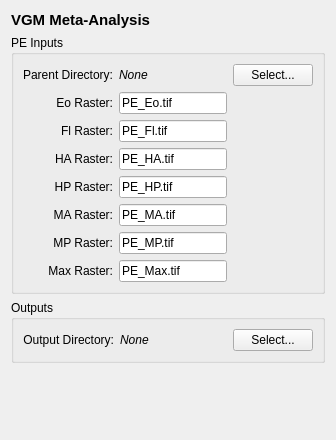
      <widget class="QWidget" name="vgmPage">
       <layout class="QVBoxLayout" name="verticalLayout_5">
        <item>
         <widget class="QLabel" name="label_30">
          <property name="font">
           <font>
            <pointsize>11</pointsize>
            <bold>true</bold>
           </font>
          </property>
          <property name="text">
           <string>VGM Meta-Analysis</string>
          </property>
         </widget>
        </item>
        <item>
         <widget class="QGroupBox" name="groupBox_5">
          <property name="title">
           <string>PE Inputs</string>
          </property>
          <layout class="QGridLayout" name="gridLayout_5">
           <item row="0" column="0">
            <widget class="QLabel" name="label_24">
             <property name="text">
              <string>Parent Directory:</string>
             </property>
             <property name="alignment">
              <set>Qt::AlignRight|Qt::AlignTrailing|Qt::AlignVCenter</set>
             </property>
            </widget>
           </item>
           <item row="0" column="1">
            <widget class="ElideLabel" name="indexDirLbl_2">
             <property name="font">
              <font>
               <italic>true</italic>
              </font>
             </property>
             <property name="text">
              <string>None</string>
             </property>
            </widget>
           </item>
           <item row="0" column="2">
            <widget class="QPushButton" name="inputDirButton_2">
             <property name="sizePolicy">
              <sizepolicy hsizetype="Preferred" vsizetype="Fixed">
               <horstretch>0</horstretch>
               <verstretch>0</verstretch>
              </sizepolicy>
             </property>
             <property name="text">
              <string>Select...</string>
             </property>
            </widget>
           </item>
           <item row="1" column="0">
            <widget class="QLabel" name="label_23">
             <property name="text">
              <string>Eo Raster:</string>
             </property>
             <property name="alignment">
              <set>Qt::AlignRight|Qt::AlignTrailing|Qt::AlignVCenter</set>
             </property>
             <property name="indent">
              <number>-1</number>
             </property>
            </widget>
           </item>
           <item row="1" column="1">
            <widget class="QLineEdit" name="ldIndField_2">
             <property name="sizePolicy">
              <sizepolicy hsizetype="Expanding" vsizetype="Fixed">
               <horstretch>0</horstretch>
               <verstretch>0</verstretch>
              </sizepolicy>
             </property>
             <property name="text">
              <string>PE_Eo.tif</string>
             </property>
            </widget>
           </item>
           <item row="2" column="0">
            <widget class="QLabel" name="label_21">
             <property name="text">
              <string>Fl Raster:</string>
             </property>
             <property name="alignment">
              <set>Qt::AlignRight|Qt::AlignTrailing|Qt::AlignVCenter</set>
             </property>
             <property name="indent">
              <number>-1</number>
             </property>
            </widget>
           </item>
           <item row="2" column="1">
            <widget class="QLineEdit" name="lgIndField_2">
             <property name="sizePolicy">
              <sizepolicy hsizetype="Expanding" vsizetype="Fixed">
               <horstretch>0</horstretch>
               <verstretch>0</verstretch>
              </sizepolicy>
             </property>
             <property name="text">
              <string>PE_Fl.tif</string>
             </property>
            </widget>
           </item>
           <item row="3" column="0">
            <widget class="QLabel" name="label_22">
             <property name="text">
              <string>HA Raster:</string>
             </property>
             <property name="alignment">
              <set>Qt::AlignRight|Qt::AlignTrailing|Qt::AlignVCenter</set>
             </property>
             <property name="indent">
              <number>-1</number>
             </property>
            </widget>
           </item>
           <item row="3" column="1">
            <widget class="QLineEdit" name="sdIndField_2">
             <property name="sizePolicy">
              <sizepolicy hsizetype="Expanding" vsizetype="Fixed">
               <horstretch>0</horstretch>
               <verstretch>0</verstretch>
              </sizepolicy>
             </property>
             <property name="text">
              <string>PE_HA.tif</string>
             </property>
            </widget>
           </item>
           <item row="4" column="0">
            <widget class="QLabel" name="label_25">
             <property name="text">
              <string>HP Raster:</string>
             </property>
             <property name="alignment">
              <set>Qt::AlignRight|Qt::AlignTrailing|Qt::AlignVCenter</set>
             </property>
             <property name="indent">
              <number>-1</number>
             </property>
            </widget>
           </item>
           <item row="4" column="1">
            <widget class="QLineEdit" name="udIndField_2">
             <property name="sizePolicy">
              <sizepolicy hsizetype="Expanding" vsizetype="Fixed">
               <horstretch>0</horstretch>
               <verstretch>0</verstretch>
              </sizepolicy>
             </property>
             <property name="text">
              <string>PE_HP.tif</string>
             </property>
            </widget>
           </item>
           <item row="5" column="0">
            <widget class="QLabel" name="label_28">
             <property name="text">
              <string>MA Raster:</string>
             </property>
             <property name="alignment">
              <set>Qt::AlignRight|Qt::AlignTrailing|Qt::AlignVCenter</set>
             </property>
             <property name="indent">
              <number>-1</number>
             </property>
            </widget>
           </item>
           <item row="5" column="1">
            <widget class="QLineEdit" name="lgIndField_3">
             <property name="sizePolicy">
              <sizepolicy hsizetype="Expanding" vsizetype="Fixed">
               <horstretch>0</horstretch>
               <verstretch>0</verstretch>
              </sizepolicy>
             </property>
             <property name="text">
              <string>PE_MA.tif</string>
             </property>
            </widget>
           </item>
           <item row="6" column="0">
            <widget class="QLabel" name="label_27">
             <property name="text">
              <string>MP Raster:</string>
             </property>
             <property name="alignment">
              <set>Qt::AlignRight|Qt::AlignTrailing|Qt::AlignVCenter</set>
             </property>
             <property name="indent">
              <number>-1</number>
             </property>
            </widget>
           </item>
           <item row="6" column="1">
            <widget class="QLineEdit" name="sdIndField_3">
             <property name="sizePolicy">
              <sizepolicy hsizetype="Expanding" vsizetype="Fixed">
               <horstretch>0</horstretch>
               <verstretch>0</verstretch>
              </sizepolicy>
             </property>
             <property name="text">
              <string>PE_MP.tif</string>
             </property>
            </widget>
           </item>
           <item row="7" column="0">
            <widget class="QLabel" name="label_26">
             <property name="text">
              <string>Max Raster:</string>
             </property>
             <property name="alignment">
              <set>Qt::AlignRight|Qt::AlignTrailing|Qt::AlignVCenter</set>
             </property>
             <property name="indent">
              <number>-1</number>
             </property>
            </widget>
           </item>
           <item row="7" column="1">
            <widget class="QLineEdit" name="udIndField_3">
             <property name="sizePolicy">
              <sizepolicy hsizetype="Expanding" vsizetype="Fixed">
               <horstretch>0</horstretch>
               <verstretch>0</verstretch>
              </sizepolicy>
             </property>
             <property name="text">
              <string>PE_Max.tif</string>
             </property>
            </widget>
           </item>
          </layout>
         </widget>
        </item>
        <item>
         <widget class="QGroupBox" name="groupBox_6">
          <property name="title">
           <string>Outputs</string>
          </property>
          <layout class="QGridLayout" name="gridLayout_6">
           <item row="0" column="0">
            <widget class="QLabel" name="label_29">
             <property name="text">
              <string>Output Directory:</string>
             </property>
             <property name="alignment">
              <set>Qt::AlignRight|Qt::AlignTrailing|Qt::AlignVCenter</set>
             </property>
            </widget>
           </item>
           <item row="0" column="1">
            <widget class="ElideLabel" name="peOutDirLbl_2">
             <property name="sizePolicy">
              <sizepolicy hsizetype="Expanding" vsizetype="Preferred">
               <horstretch>0</horstretch>
               <verstretch>0</verstretch>
              </sizepolicy>
             </property>
             <property name="font">
              <font>
               <italic>true</italic>
              </font>
             </property>
             <property name="text">
              <string>None</string>
             </property>
             <property name="scaledContents">
              <bool>false</bool>
             </property>
             <property name="alignment">
              <set>Qt::AlignLeading|Qt::AlignLeft|Qt::AlignVCenter</set>
             </property>
             <property name="textInteractionFlags">
              <set>Qt::TextSelectableByKeyboard|Qt::TextSelectableByMouse</set>
             </property>
            </widget>
           </item>
           <item row="0" column="2">
            <widget class="QPushButton" name="peOutDirButton_2">
             <property name="text">
              <string>Select...</string>
             </property>
            </widget>
           </item>
          </layout>
         </widget>
        </item>
        <item>
         <spacer name="verticalSpacer_3">
          <property name="orientation">
           <enum>Qt::Vertical</enum>
          </property>
          <property name="sizeHint" stdset="0">
           <size>
            <width>20</width>
            <height>66</height>
           </size>
          </property>
         </spacer>
        </item>
       </layout>
      </widget>
